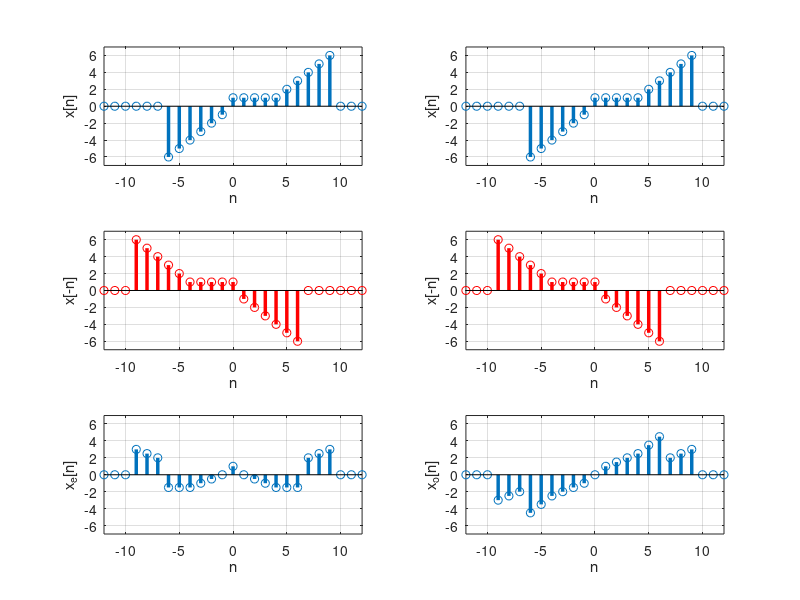
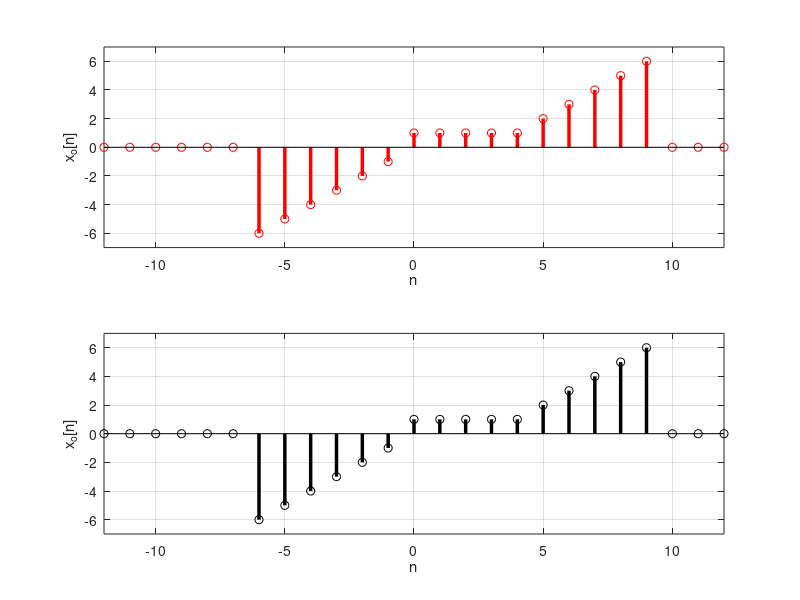

Reproduce these figures in MATLAB, in order.
clear all; close all; clc;

% vector tiempo
n_i=-12; n_f=12;
n=n_i:n_f;

% señal arbitraria
x_n=zeros(1,length(n));
n_0=find(n==0);
x_n(n_0:n_0+4)=1;
x_n(n_0+5:n_0+5+4)=[2,3,4,5,6];
x_n(n_0-6:n_0-1)=[-6,-5,-4,-3,-2,-1];

refl_x_n=x_n(end:-1:1);

x_even=(x_n+refl_x_n)/2;
x_odd=(x_n-refl_x_n)/2;

% Dibujar
figure()
subplot(321)
stem(n,x_n,'linewidth',2.5);
grid on; xlim([-12 12]); ylim([min(x_n)-1 max(x_n)+1]);
xlabel('n'); ylabel('x[n]');

subplot(323)
stem(n,refl_x_n,'r','linewidth',2.5);
grid on; xlim([-12 12]); ylim([min(x_n)-1 max(x_n)+1]);
xlabel('n'); ylabel('x[-n]');

subplot(325)
stem(n,x_even,'o','linewidth',2.5);
grid on; xlim([-12 12]); ylim([min(x_n)-1 max(x_n)+1]);
xlabel('n'); ylabel('x_e[n]');


subplot(322)
stem(n,x_n,'linewidth',2.5);
grid on; xlim([-12 12]); ylim([min(x_n)-1 max(x_n)+1]);
xlabel('n'); ylabel('x[n]');

subplot(324)
stem(n,refl_x_n,'r','linewidth',2.5);
grid on; xlim([-12 12]); ylim([min(x_n)-1 max(x_n)+1]);
xlabel('n'); ylabel('x[-n]');

subplot(326)
stem(n,x_odd,'o','linewidth',2.5);
grid on; xlim([-12 12]); ylim([min(x_n)-1 max(x_n)+1]);
xlabel('n'); ylabel('x_o[n]');


% prueba
x_recons=x_even+x_odd;
figure()
subplot(211)
stem(n,x_n,'r','linewidth',2.5);
grid on; xlim([-12 12]); ylim([min(x_n)-1 max(x_n)+1]);
xlabel('n'); ylabel('x_o[n]');

subplot(212)
stem(n,x_recons,'k','linewidth',2.5);
grid on; xlim([-12 12]); ylim([min(x_n)-1 max(x_n)+1]);
xlabel('n'); ylabel('x_o[n]');


